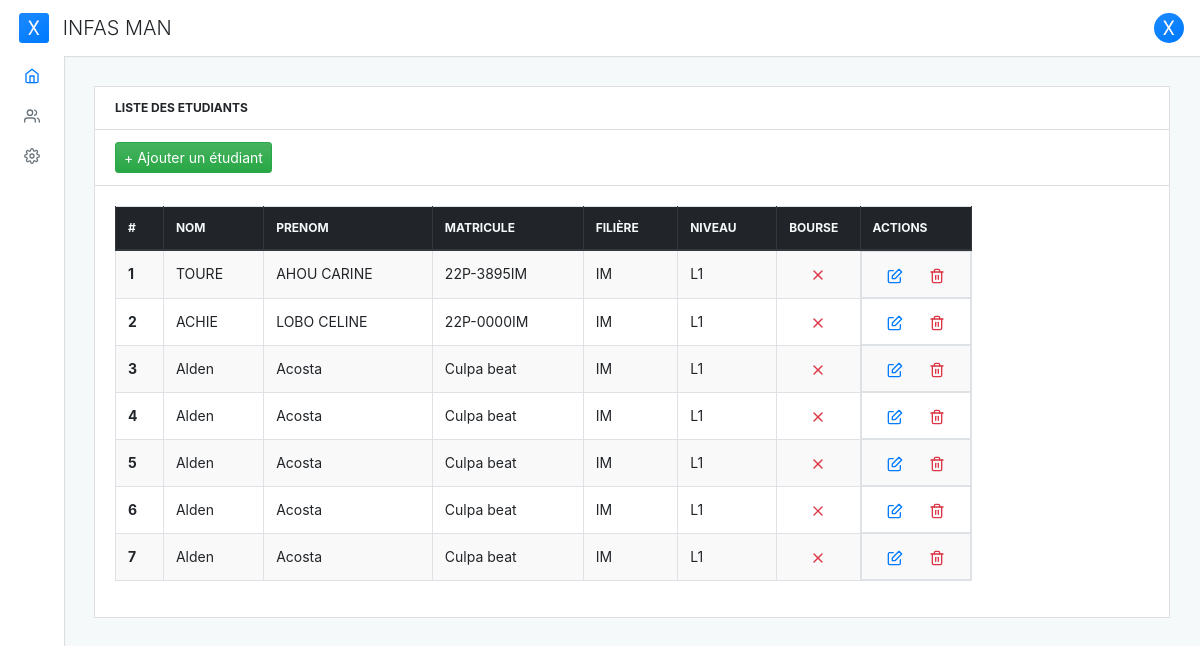
The page /student-list on the database as committed earlier.
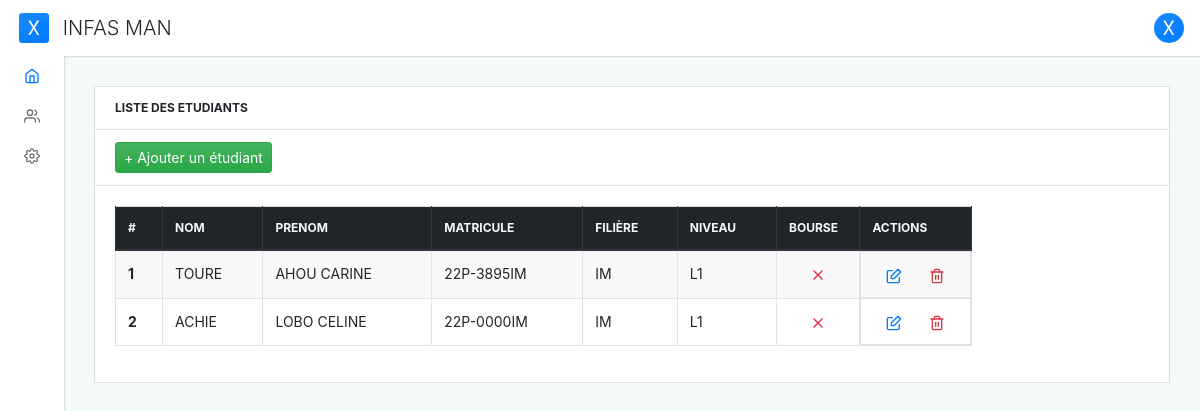
The same page on the database as committed later.
### core/models.py (models this page shows, shortened)
class TimeStampedModel(models.Model):
    created_at = models.DateTimeField(auto_now_add=True)  # Date et heure de création automatique
    updated_at = models.DateTimeField(auto_now=True)      # Date et heure de mise à jour automatique
    class Meta:
        abstract = True  # Cette classe est abstraite

class Student(TimeStampedModel):
    GENDER_MALE = 'M'
    GENDER_FEMALE = 'F'
    GENDER_CHOICES = (
        (GENDER_MALE, 'Masculin'),
        (GENDER_MALE, 'Féminin'),
    )
    student_id = models.CharField('matricule', max_length=10)  # Matricule de l'étudiant
    first_name = models.CharField('nom', max_length=255)             # Prénom de l'étudiant
    last_name = models.CharField('prénoms', max_length=255)              # Nom de famille de l'étudiant
    gender = models.CharField('sexe', max_length=1,
            choices=GENDER_CHOICES, null=True,
            default=GENDER_MALE)
    birth_date = models.DateField('date de naissance')                            # Date de naissance de l'étudiant
    email = models.EmailField('email')                                # Adresse e-mail de l'étudiant
    phone = models.CharField('contact', max_length=20)                   # Numéro de téléphone de l'étudiant
    option = models.ForeignKey(Option, on_delete=models.PROTECT,
                               verbose_name='Filière')  # Filière de l'étudiant
    bourse = models.BooleanField('bourse', default=False)               # Indicateur de bourse
    level = models.ForeignKey(Level, on_delete=models.PROTECT,
                              verbose_name='niveau')   # Niveau de l'étudiant
    school_year = models.ForeignKey(
        SchoolYear, on_delete=models.PROTECT,
        null=True)  # Année scolaire de l'étudiant
    class Meta:
        verbose_name = 'élève'  # Nom convivial pour l'interface d'administration

class Option(TimeStampedModel):
    name = models.CharField('nom', max_length=255)  # Nom de la filière, par exemple "Informatique"
    class Meta:
        verbose_name = 'filière'  # Nom convivial pour l'interface d'administration
    def __str__(self):
        return str(self.name)

class Level(models.Model):
    name = models.CharField(max_length=20)          # Nom du niveau, par exemple "Licence"
    abbreviation = models.CharField(max_length=10)  # Abréviation du niveau, par exemple "L3"
    class Meta:
        verbose_name = 'niveau'  # Nom convivial pour l'interface d'administration
    def __str__(self):
        return self.abbreviation

### core/views.py (the view)
# urls.py: path('student-list', views.StudentsListView.as_view(), name='student_list'),
class StudentsListView(generic.ListView):
    model = Student
    template_name = 'core/student_list.html'
    context_object_name = 'students'
    def get_queryset(self):
        return super().get_queryset()\
            .select_related('option', 'level')

### core/templates/core/student_list.html
{% extends 'base.html' %}
{% block content %}
  <div class="card mb-grid">
    <div class="card-header d-flex justify-content-between align-items-center">
      <div class="card-header-title">LISTE DES ETUDIANTS</div>
    </div>
    <div class="card-header d-flex justify-content-between align-items-center">
      <a href="{% url 'core:create_student' %}" class="btn btn-success btn-sm"><span>+</span> Ajouter un étudiant</a>
    </div>
    <div class="card-body">
      <div class="row g-2">
        <div class="col-md-10">
          <table class="table table-striped table-bordered table-hover" id="datatable">
            <thead class="thead-dark">
              <tr>
                <th scope="col">#</th>
                <th scope="col">Nom</th>
                <th scope="col">Prenom</th>
                <th scope="col">Matricule</th>
                <th scope="col">Filière</th>
                <th scope="col">Niveau</th>
                <th scope="col" style="max-width: 60px;">bourse</th>
                <th scope="col">Actions</th>
              </tr>
            </thead>
            <tbody class="table-striped">
              {% for student in students %}
                <tr>
                  <th scope="row">{{ student.id }}</th>
                  <td>{{ student.first_name }}</td>
                  <td>{{ student.last_name }}</td>
                  <td>{{ student.student_id }}</td>
                  <td>{{ student.option }}</td>
                  <td>{{ student.level }}</td>
                  <td class="text-center">
                    <span class="{% if student.bourse %}text-success{% else %}text-danger{% endif %} feather-16"
                          data-feather="{% if student.bourse %}check-square{% else %}x{% endif %}"></span>
                  </td>
                  <td class="d-flex justify-content-around">
                    <a href="{% url 'core:student_update' student.id  %}" ><span data-feather="edit" class="feather-16"></span></a>
                    <a href="" ><span data-feather="trash-2" class="feather-16 text-danger"></span></a>
                  </td>
                </tr>
              {% endfor %}
            </tbody>
          </table>
        </div>
      </div>
    </div>
  </div>
{% endblock %}

Rows that differ between the two databases and show on the page:
removed Student: id "3", first_name "Alden", last_name "Acosta", student_id "Culpa beat", option "IM", level "L1", bourse False (drawn)
removed Student: id "4", first_name "Alden", last_name "Acosta", student_id "Culpa beat", option "IM", level "L1", bourse False (drawn)
removed Student: id "5", first_name "Alden", last_name "Acosta", student_id "Culpa beat", option "IM", level "L1", bourse False (drawn)
removed Student: id "6", first_name "Alden", last_name "Acosta", student_id "Culpa beat", option "IM", level "L1", bourse False (drawn)
removed Student: id "7", first_name "Alden", last_name "Acosta", student_id "Culpa beat", option "IM", level "L1", bourse False (drawn)
